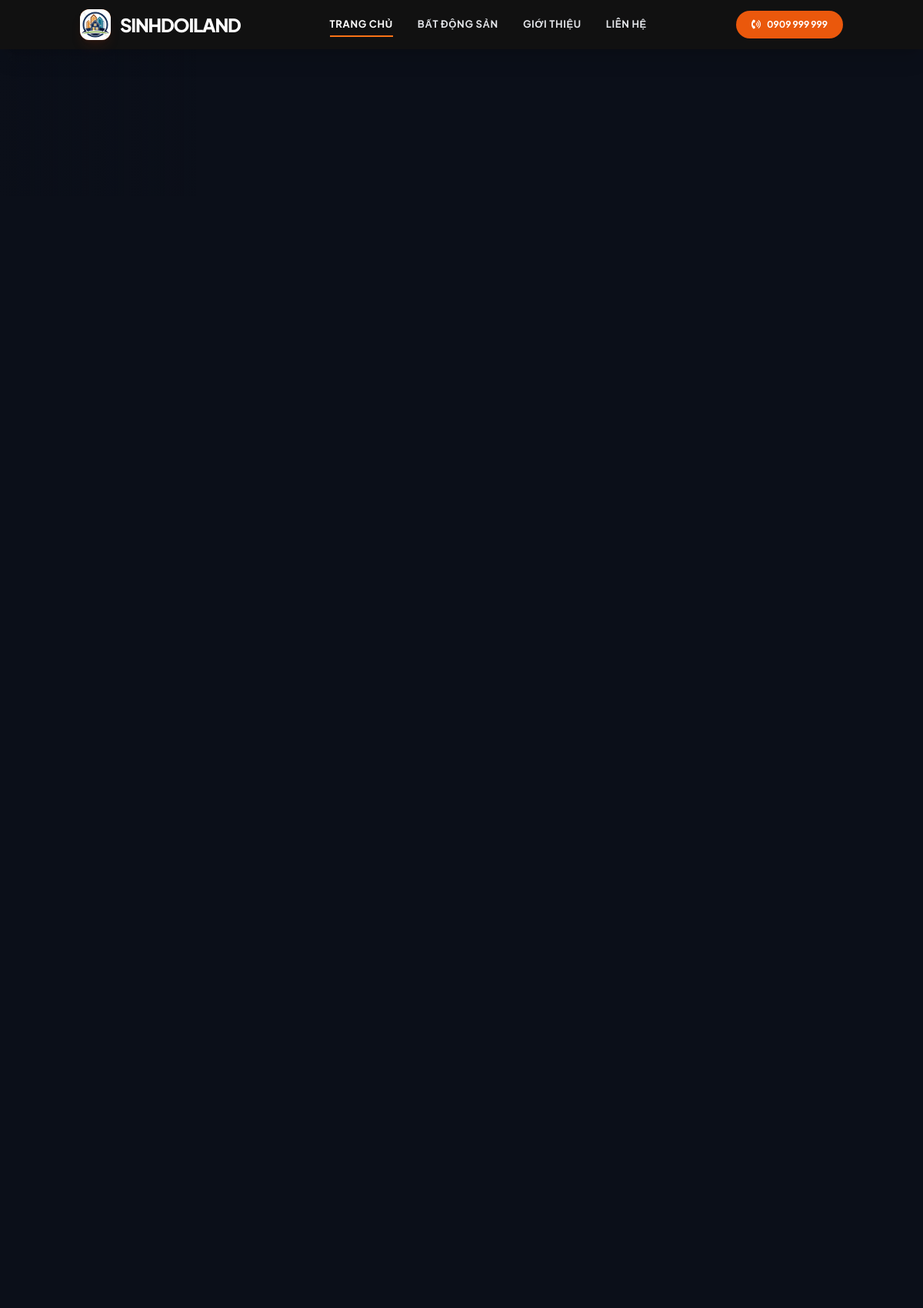
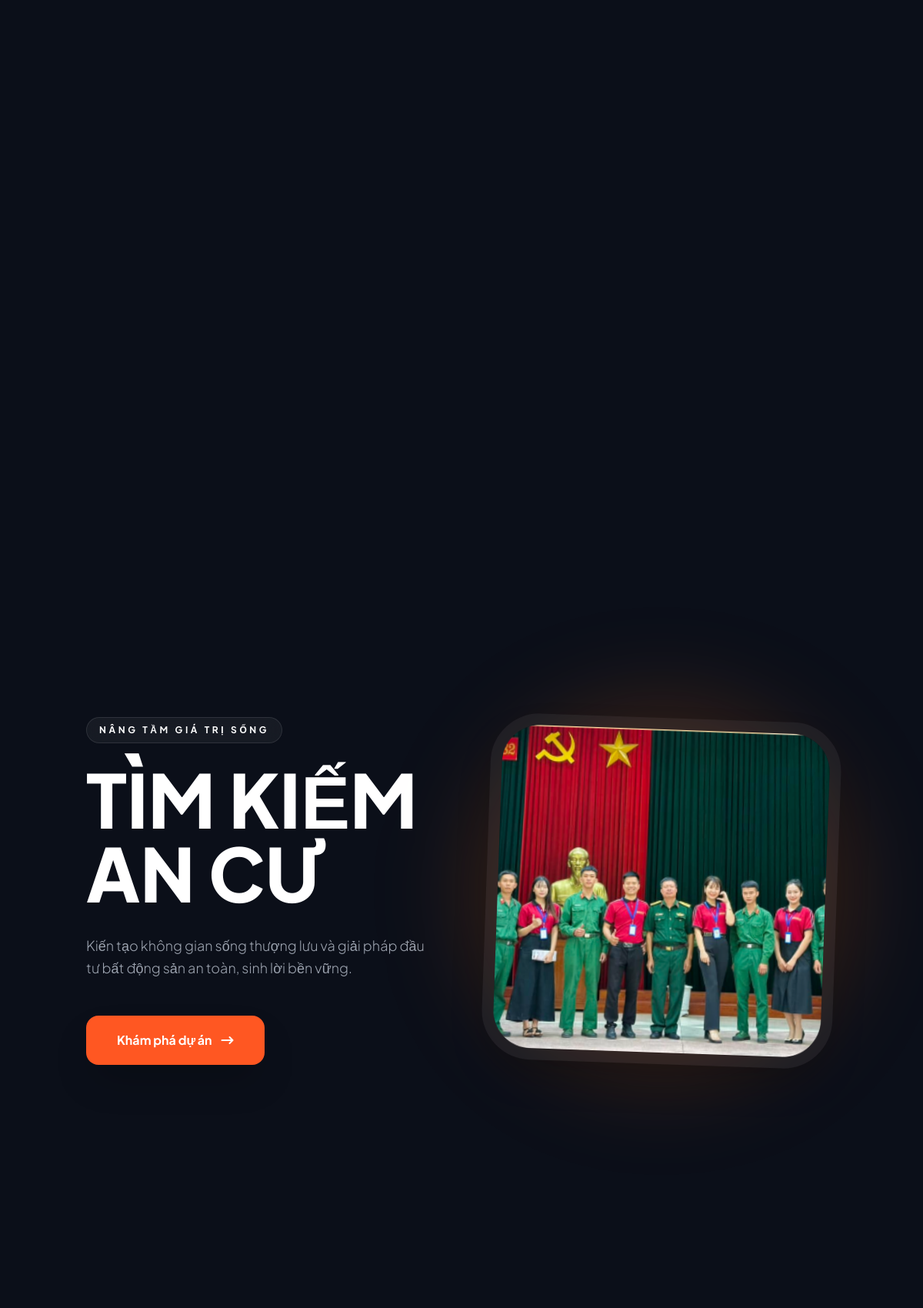
The page /sinhdoi/index.php (upper part) on the database its author committed (2 pictures, top to bottom).
### tables this page shows
CREATE TABLE `settings` (
  `id` int NOT NULL,
  `site_name` varchar(255) DEFAULT NULL,
  `logo` varchar(255) DEFAULT NULL,
  `hotline` varchar(50) DEFAULT NULL,
  `email` varchar(150) DEFAULT NULL,
  `address` varchar(255) DEFAULT NULL,
  `site_color` varchar(20) DEFAULT NULL,
  `seo_title` varchar(255) DEFAULT NULL,
  `seo_description` text,
  `slide1` varchar(255) DEFAULT NULL,
  `slide2` varchar(255) DEFAULT NULL,
  `slide3` varchar(255) DEFAULT NULL
);

### sinhdoi/index.php (called while the page is built, shortened)
<?php
require_once 'controller/controller.php';
$controller = new controller();
$controller->dieuhuong();
?>

### sinhdoi/model/model.php (called while the page is built, shortened)
<?php
class model
{
    private $conn;
    public function __construct()
    {
        $this->conn = mysqli_connect('localhost', 'root', '', 'batdongsan_v2');
        mysqli_set_charset($this->conn, 'utf8');
    }
    public function get_setting()
    {
        $sql = "SELECT * FROM settings LIMIT 1";
        $rs  = mysqli_query($this->conn, $sql);
        if ($rs && mysqli_num_rows($rs) > 0) {
            return mysqli_fetch_assoc($rs);
        }
        return [];
    }
}
?>

### sinhdoi/views/html/index.php (the view, shortened to what this page needs)
<!doctype html>
<html lang="vi">
    <head>
        <script src="https://cdn.tailwindcss.com"></script>
        <link href="https://unpkg.com/aos@2.3.1/dist/aos.css" rel="stylesheet">
        <link rel="stylesheet" href="https://cdnjs.cloudflare.com/ajax/libs/font-awesome/6.0.0/css/all.min.css" />
        <link rel="stylesheet" href="views/css/list_product.css" />
        <link rel="stylesheet" href="/duanthuctap/sinhdoi/views/css/index.css" />
    </head>
    <body class="bg-slate-50 text-slate-900">
        <header class="bg-[#111] text-white sticky top-0 z-[100] shadow-xl">
            <div class="container mx-auto px-4 h-16 flex justify-between items-center">
                <div class="flex items-center space-x-3 group cursor-pointer">
                    <div
                        class="w-10 h-10 bg-orange-600 rounded-xl flex items-center justify-center shadow-lg shadow-orange-900/20 group-hover:rotate-12 transition-transform overflow-hidden"
                    >
                        <img
                            src="/DUANTHUCTAP/uploads/<?= $data_index_settings['logo'] ?? '' ?>"
                            alt="Logo"
                            class="w-full h-full object-cover"
                        />
                    </div>
                    <span class="font-extrabold text-2xl tracking-tighter uppercase">
                        <?= $data_index_settings['site_name'] ?? 'SINHDOILAND' ?>
                    </span>
                </div>
                <nav class="hidden md:flex items-center space-x-8 text-[13px] uppercase font-bold tracking-wider">
                    <a href="index.php?action=trangchu" class="nav-link active">Trang Chủ</a>
                    <a href="index.php?action=list_product" class="nav-link">Bất Động Sản</a>
                    <a href="index.php?action=gioithieu" class="nav-link">giới thiệu</a>
                    <a href="index.php?action=lienhe" class="nav-link">liên hệ</a>
                </nav>
                <a
                    href="tel:<?= $data_index_settings['hotline'] ?? '0900000000' ?>"
                    class="bg-orange-600 hover:bg-orange-700 px-5 py-2.5 rounded-full font-bold text-xs transition-all flex items-center gap-2"
                >
                    <i class="fa-solid fa-phone-volume animate-pulse"></i>
                    <?= $data_index_settings['hotline'] ?? 'Gọi ngay' ?>
                </a>
            </div>
        </header>
        <section class="relative min-h-screen flex items-center bg-[#0b0f19] pt-20 overflow-hidden">
            <div class="absolute inset-0 opacity-30">
                <div class="absolute inset-0 bg-gradient-to-r from-[#0b0f19] via-transparent to-transparent z-10"></div>
                <img
                    src="https://images.unsplash.com/photo-1582407947304-fd86f028f716?auto=format&fit=crop&w=1920&q=80"
                    class="w-full h-full object-cover"
                    alt="Hero Background"
                />
            </div>
            <div class="container mx-auto px-6 grid lg:grid-cols-2 gap-16 items-center relative z-20">
                <div data-aos="fade-right">
                    <div
                        class="inline-flex items-center space-x-3 mb-6 bg-white/5 border border-white/10 px-4 py-2 rounded-full backdrop-blur-md"
                    >
                        <span class="text-white text-xs font-bold tracking-[0.3em] uppercase"
                            >Nâng tầm giá trị sống</span
                        >
                    </div>
                    <h1 class="text-6xl md:text-8xl font-extrabold text-white leading-none mb-8">
                        TÌM KIẾM <br />
                        <span class="text-gradient">AN CƯ</span>
                    </h1>
                    <p class="text-gray-400 text-lg mb-12 max-w-lg font-light leading-relaxed">
                        Kiến tạo không gian sống thượng lưu và giải pháp đầu tư bất động sản an toàn, sinh lời bền vững.
                    </p>
                    <div class="flex flex-wrap gap-5">
                        <button
                            onclick="document.getElementById('danh-muc-san-pham').scrollIntoView()"
                            class="bg-[#ff5722] hover:bg-[#e64a19] text-white px-10 py-5 rounded-2xl font-bold transition-all shadow-2xl flex items-center group"
                        >
                            Khám phá dự án
                            <i
                                class="fa-solid fa-arrow-right-long ml-3 group-hover:translate-x-2 transition-transform"
                            ></i>
                        </button>
                    </div>
                </div>
                <div class="relative hidden lg:block" data-aos="zoom-in">
                    <div
                        class="relative z-10 rounded-[4rem] overflow-hidden border-[15px] border-white/5 shadow-2xl transform rotate-2"
                    >
                        <div class="swiper hero-swiper">
                            <div class="swiper-wrapper">
                                <div class="swiper-slide">
                                </div>
                            </div>
                        </div>
                    </div>
                </div>
            </div>
        </section>
    </body>
</html>

### sinhdoi/views/css/list_product.css (style rules this page uses)
body { font-family: 'Plus Jakarta Sans', sans-serif; background-color: #f8f9fa; color: #0f172a; }
.nav-link { position: relative; color: #d1d5db; transition: color 0.3s ease; }
.nav-link:hover, .nav-link.active { color: #ea580c; }
.nav-link::after { content: ''; position: absolute; bottom: -4px; left: 0; width: 0; height: 2px; background: #ea580c; transition: width 0.3s ease; }
.nav-link:hover::after, .nav-link.active::after { width: 100%; }

### sinhdoi/views/css/index.css (style rules this page uses)
.nav-link { position: relative; color: #e5e7eb; transition: color 0.3s ease; }
.nav-link::after { content: ""; position: absolute; left: 0; bottom: -6px; width: 0; height: 2px; background-color: #f97316; transition: width 0.3s ease; }
.nav-link.active { color: #ffffff; }
.nav-link.active::after { width: 100%; }
.hero-swiper { width: 100%; height: 520px; overflow: hidden; position: relative; }
.hero-swiper .swiper-wrapper { display: flex; }
.hero-swiper .swiper-slide { flex-shrink: 0; width: 100%; height: 100%; }

### sinhdoi/views/html/index.php (style rules this page uses)
.hero-swiper { width: 100%; height: 100%; }
.hero-swiper .swiper-wrapper { display: flex; }
.hero-swiper .swiper-slide { flex-shrink: 0; width: 100%; height: 100%; position: relative; }
.hero-swiper { width: 100%; height: 420px; }
.hero-swiper .swiper-wrapper { width: 100%; height: 100%; }
.hero-swiper .swiper-slide { width: 100%; height: 100%; position: relative; overflow: hidden; }

### rows shown on the page
settings: logo (picture), site_name "SINHDOILAND", hotline "0909 999 999"
